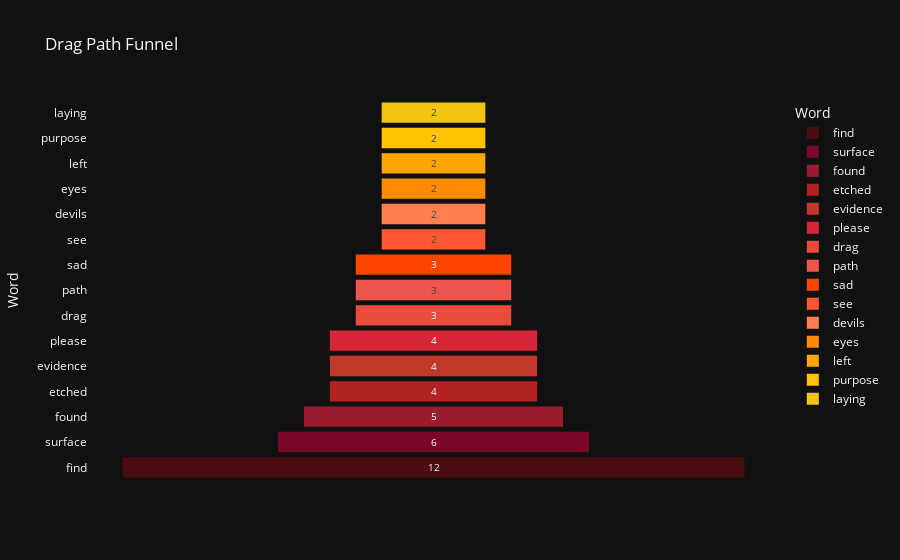

The code cell stored with this chart in its notebook:
### Markdown cell above
### Drag Path Funnel Chart

### Code cell
df_counts = pd.DataFrame(counts.most_common(15), columns=['Word', 'Count'])

fig = px.funnel(df_counts, x='Count', y='Word',
                title='Drag Path Funnel',
                color = 'Word',
                color_discrete_sequence=warm_colors)
fig.show()

### Figure 1 — Plotly figure (JSON) as saved in the notebook; plotly's stock layout.template omitted (floating-point values rounded to 4 significant figures)
{"data": [{"hovertemplate": "Word=%{y}<br>Count=%{x}<extra></extra>", "legendgroup": "find", "marker": {"color": "#4A0E0E"}, "name": "find", "orientation": "h", "showlegend": true, "x": [12], "xaxis": "x", "y": ["find"], "yaxis": "y", "type": "funnel"}, {"hovertemplate": "Word=%{y}<br>Count=%{x}<extra></extra>", "legendgroup": "surface", "marker": {"color": "#7B0828"}, "name": "surface", "orientation": "h", "showlegend": true, "x": [6], "xaxis": "x", "y": ["surface"], "yaxis": "y", "type": "funnel"}, {"hovertemplate": "Word=%{y}<br>Count=%{x}<extra></extra>", "legendgroup": "found", "marker": {"color": "#9B1B30"}, "name": "found", "orientation": "h", "showlegend": true, "x": [5], "xaxis": "x", "y": ["found"], "yaxis": "y", "type": "funnel"}, {"hovertemplate": "Word=%{y}<br>Count=%{x}<extra></extra>", "legendgroup": "etched", "marker": {"color": "#B22222"}, "name": "etched", "orientation": "h", "showlegend": true, "x": [4], "xaxis": "x", "y": ["etched"], "yaxis": "y", "type": "funnel"}, {"hovertemplate": "Word=%{y}<br>Count=%{x}<extra></extra>", "legendgroup": "evidence", "marker": {"color": "#C0392B"}, "name": "evidence", "orientation": "h", "showlegend": true, "x": [4], "xaxis": "x", "y": ["evidence"], "yaxis": "y", "type": "funnel"}, {"hovertemplate": "Word=%{y}<br>Count=%{x}<extra></extra>", "legendgroup": "please", "marker": {"color": "#D72638"}, "name": "please", "orientation": "h", "showlegend": true, "x": [4], "xaxis": "x", "y": ["please"], "yaxis": "y", "type": "funnel"}, {"hovertemplate": "Word=%{y}<br>Count=%{x}<extra></extra>", "legendgroup": "drag", "marker": {"color": "#E74C3C"}, "name": "drag", "orientation": "h", "showlegend": true, "x": [3], "xaxis": "x", "y": ["drag"], "yaxis": "y", "type": "funnel"}, {"hovertemplate": "Word=%{y}<br>Count=%{x}<extra></extra>", "legendgroup": "path", "marker": {"color": "#F0544F"}, "name": "path", "orientation": "h", "showlegend": true, "x": [3], "xaxis": "x", "y": ["path"], "yaxis": "y", "type": "funnel"}, {"hovertemplate": "Word=%{y}<br>Count=%{x}<extra></extra>", "legendgroup": "sad", "marker": {"color": "#FF4500"}, "name": "sad", "orientation": "h", "showlegend": true, "x": [3], "xaxis": "x", "y": ["sad"], "yaxis": "y", "type": "funnel"}, {"hovertemplate": "Word=%{y}<br>Count=%{x}<extra></extra>", "legendgroup": "see", "marker": {"color": "#FF5733"}, "name": "see", "orientation": "h", "showlegend": true, "x": [2], "xaxis": "x", "y": ["see"], "yaxis": "y", "type": "funnel"}, {"hovertemplate": "Word=%{y}<br>Count=%{x}<extra></extra>", "legendgroup": "devils", "marker": {"color": "#FF7F50"}, "name": "devils", "orientation": "h", "showlegend": true, "x": [2], "xaxis": "x", "y": ["devils"], "yaxis": "y", "type": "funnel"}, {"hovertemplate": "Word=%{y}<br>Count=%{x}<extra></extra>", "legendgroup": "eyes", "marker": {"color": "#FF8C00"}, "name": "eyes", "orientation": "h", "showlegend": true, "x": [2], "xaxis": "x", "y": ["eyes"], "yaxis": "y", "type": "funnel"}, {"hovertemplate": "Word=%{y}<br>Count=%{x}<extra></extra>", "legendgroup": "left", "marker": {"color": "#FFA500"}, "name": "left", "orientation": "h", "showlegend": true, "x": [2], "xaxis": "x", "y": ["left"], "yaxis": "y", "type": "funnel"}, {"hovertemplate": "Word=%{y}<br>Count=%{x}<extra></extra>", "legendgroup": "purpose", "marker": {"color": "#FFC300"}, "name": "purpose", "orientation": "h", "showlegend": true, "x": [2], "xaxis": "x", "y": ["purpose"], "yaxis": "y", "type": "funnel"}, {"hovertemplate": "Word=%{y}<br>Count=%{x}<extra></extra>", "legendgroup": "laying", "marker": {"color": "#F1C40F"}, "name": "laying", "orientation": "h", "showlegend": true, "x": [2], "xaxis": "x", "y": ["laying"], "yaxis": "y", "type": "funnel"}], "layout": {"xaxis": {"anchor": "y", "domain": [0.0, 1.0], "title": {"text": "Count"}}, "yaxis": {"anchor": "x", "domain": [0.0, 1.0], "title": {"text": "Word"}, "categoryorder": "array", "categoryarray": ["laying", "purpose", "left", "eyes", "devils", "see", "sad", "path", "drag", "please", "evidence", "etched", "found", "surface", "find"]}, "legend": {"title": {"text": "Word"}, "tracegroupgap": 0}, "title": {"text": "Drag Path Funnel"}}}
